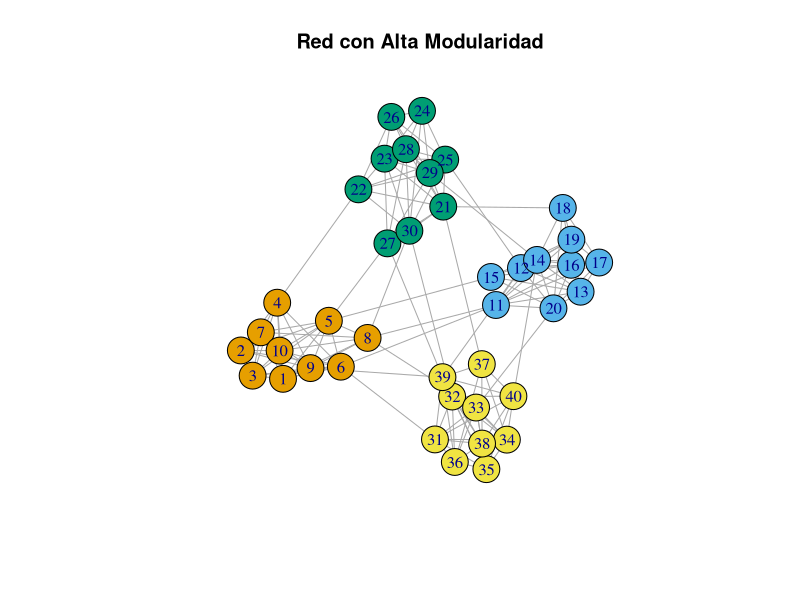
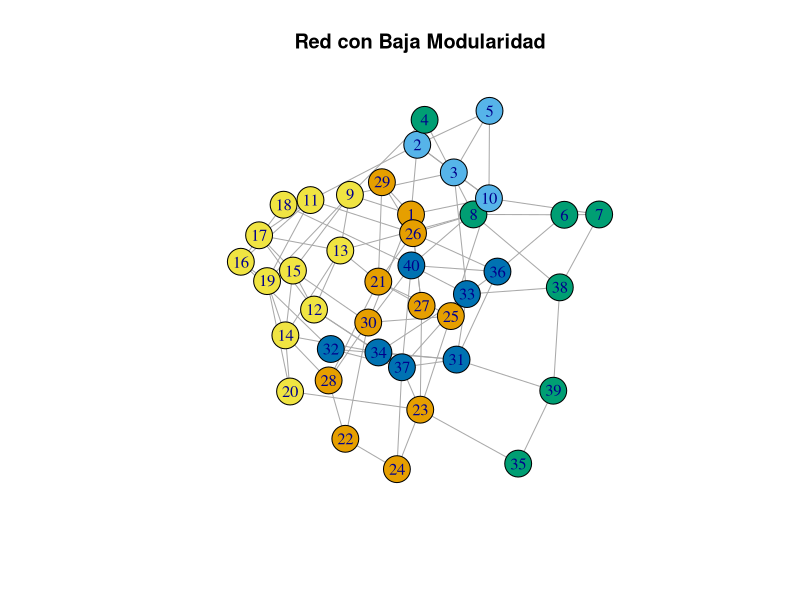
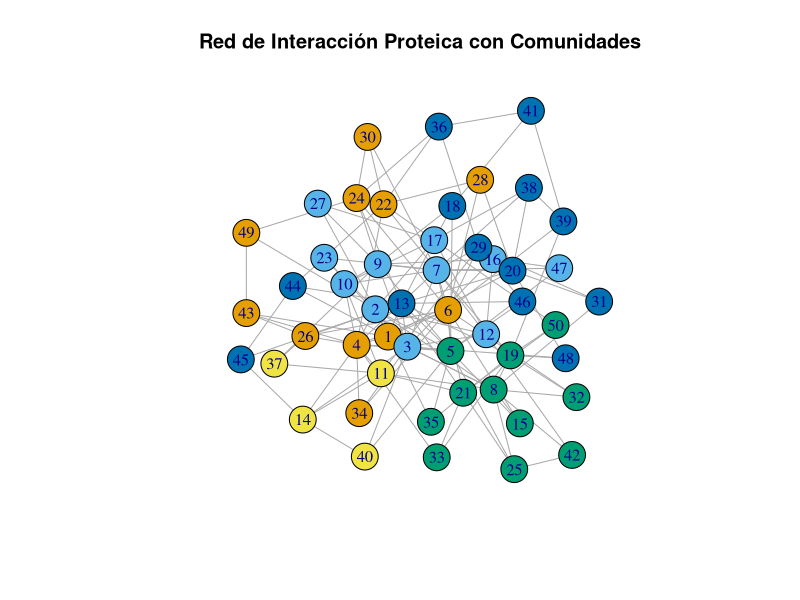
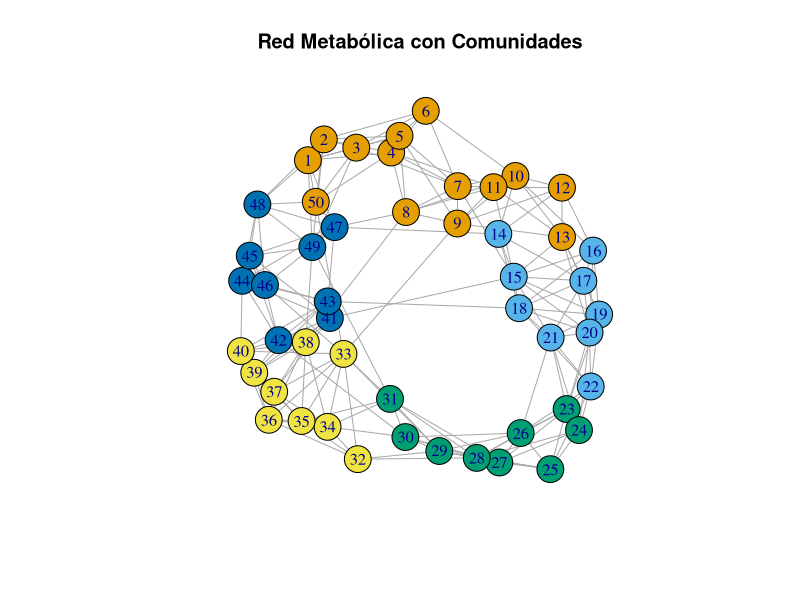

The R source for these figures, in order:
## ---- chunk 1
# Cargar el paquete igraph
library(igraph)

# Crear una red con alta modularidad usando sample_islands
set.seed(3)
g_high_modularity <- sample_islands(islands.n=4, islands.size=10, islands.pin=0.8, n.inter=3)

# Detectar comunidades usando el algoritmo de Louvain
community_high <- cluster_louvain(g_high_modularity)

# Calcular la modularidad
modularity_high <- modularity(community_high)
cat("Modularidad de la red con alta modularidad:", modularity_high, "\n")

# Visualizar la red y las comunidades
V(g_high_modularity)$color <- membership(community_high)
plot(g_high_modularity, vertex.color = V(g_high_modularity)$color, main = "Red con Alta Modularidad")
## ---- chunk 2
# Crear una red con baja modularidad usando sample_islands
set.seed(4)
g_low_modularity <- sample_islands(islands.n=4, islands.size=10, islands.pin=0.3, n.inter=5)

# Detectar comunidades usando el algoritmo de Louvain
community_low <- cluster_louvain(g_low_modularity)

# Calcular la modularidad
modularity_low <- modularity(community_low)
cat("Modularidad de la red con baja modularidad:", modularity_low, "\n")

# Visualizar la red y las comunidades
V(g_low_modularity)$color <- membership(community_low)
plot(g_low_modularity, vertex.color = V(g_low_modularity)$color, main = "Red con Baja Modularidad")
## ---- chunk 3
# Crear una red simulada con estructura modular, representando interacción proteica
set.seed(1)
g_protein <- sample_pa(50, m = 3, directed = FALSE)

# Detectar comunidades en la red de interacción proteica usando el algoritmo de Louvain
community_protein <- cluster_louvain(g_protein)

# Calcular la modularidad de la partición
modularity_protein <- modularity(community_protein)
cat("Modularidad de la red de interacción proteica:", modularity_protein, "\n")

# Visualizar la red y las comunidades
V(g_protein)$color <- membership(community_protein)
plot(g_protein, vertex.color = V(g_protein)$color, main = "Red de Interacción Proteica con Comunidades")
## ---- chunk 4
# Crear una red metabólica simulada con estructura modular
set.seed(2)
g_metabolic <- sample_smallworld(1, 50, 4, 0.05)

# Detectar comunidades en la red metabólica usando el algoritmo de Louvain
community_metabolic <- cluster_louvain(g_metabolic)

# Calcular la modularidad de la partición
modularity_metabolic <- modularity(community_metabolic)
cat("Modularidad de la red metabólica:", modularity_metabolic, "\n")

# Visualizar la red y las comunidades
V(g_metabolic)$color <- membership(community_metabolic)
plot(g_metabolic, vertex.color = V(g_metabolic)$color, main = "Red Metabólica con Comunidades")
